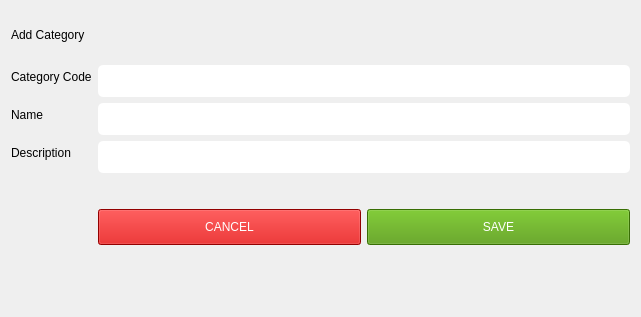
<?xml version="1.0" encoding="UTF-8"?>
<ui version="4.0">
 <class>NewCategory</class>
 <widget class="QWidget" name="NewCategory">
  <property name="geometry">
   <rect>
    <x>0</x>
    <y>0</y>
    <width>641</width>
    <height>317</height>
   </rect>
  </property>
  <property name="windowTitle">
   <string>New Category</string>
  </property>
  <layout class="QGridLayout" name="gridLayout">
   <item row="0" column="0">
    <layout class="QVBoxLayout" name="verticalLayout" stretch="1,5">
     <item>
      <layout class="QVBoxLayout" name="verticalLayout_3">
       <item>
        <widget class="QLabel" name="label">
         <property name="styleSheet">
          <string notr="true">font: 75 18pt &quot;Umpush&quot;;</string>
         </property>
         <property name="text">
          <string>Add Category</string>
         </property>
        </widget>
       </item>
      </layout>
     </item>
     <item>
      <layout class="QFormLayout" name="formLayout">
       <item row="0" column="0">
        <widget class="QLabel" name="label_2">
         <property name="styleSheet">
          <string notr="true">font: 75 17pt &quot;Umpush&quot;;</string>
         </property>
         <property name="text">
          <string>Category Code</string>
         </property>
        </widget>
       </item>
       <item row="0" column="1">
        <widget class="QLineEdit" name="c_code">
         <property name="styleSheet">
          <string notr="true">padding:8px;
font: 15pt &quot;Ubuntu Mono&quot;;
border-radius:5px;</string>
         </property>
        </widget>
       </item>
       <item row="1" column="0">
        <widget class="QLabel" name="label_3">
         <property name="styleSheet">
          <string notr="true">font: 75 17pt &quot;Umpush&quot;;</string>
         </property>
         <property name="text">
          <string>Name</string>
         </property>
        </widget>
       </item>
       <item row="1" column="1">
        <widget class="QLineEdit" name="c_name">
         <property name="styleSheet">
          <string notr="true">padding:8px;
font: 15pt &quot;Ubuntu Mono&quot;;
border-radius:5px;</string>
         </property>
        </widget>
       </item>
       <item row="2" column="0">
        <widget class="QLabel" name="label_4">
         <property name="styleSheet">
          <string notr="true">font: 75 17pt &quot;Umpush&quot;;</string>
         </property>
         <property name="text">
          <string>Description</string>
         </property>
        </widget>
       </item>
       <item row="2" column="1">
        <widget class="QLineEdit" name="c_description">
         <property name="styleSheet">
          <string notr="true">padding:8px;
font: 15pt &quot;Ubuntu Mono&quot;;
border-radius:5px;</string>
         </property>
        </widget>
       </item>
       <item row="3" column="0">
        <widget class="Line" name="line">
         <property name="orientation">
          <enum>Qt::Horizontal</enum>
         </property>
        </widget>
       </item>
       <item row="3" column="1">
        <layout class="QHBoxLayout" name="horizontalLayout_3" stretch="0,0">
         <property name="topMargin">
          <number>30</number>
         </property>
         <item>
          <widget class="QPushButton" name="cancel_form_btn">
           <property name="styleSheet">
            <string notr="true">font: 15pt &quot;Ubuntu Mono&quot;;
padding:10px;
background-color: rgb(204, 0, 0);
color: rgb(255, 255, 255);</string>
           </property>
           <property name="text">
            <string>CANCEL</string>
           </property>
          </widget>
         </item>
         <item>
          <widget class="QPushButton" name="save_category_btn">
           <property name="styleSheet">
            <string notr="true">background-color: rgb(78, 154, 6);
font: 15pt &quot;Ubuntu Mono&quot;;
padding:10px;
color: rgb(255, 255, 255);</string>
           </property>
           <property name="text">
            <string>SAVE</string>
           </property>
          </widget>
         </item>
        </layout>
       </item>
      </layout>
     </item>
    </layout>
   </item>
  </layout>
 </widget>
 <resources/>
 <connections/>
</ui>
